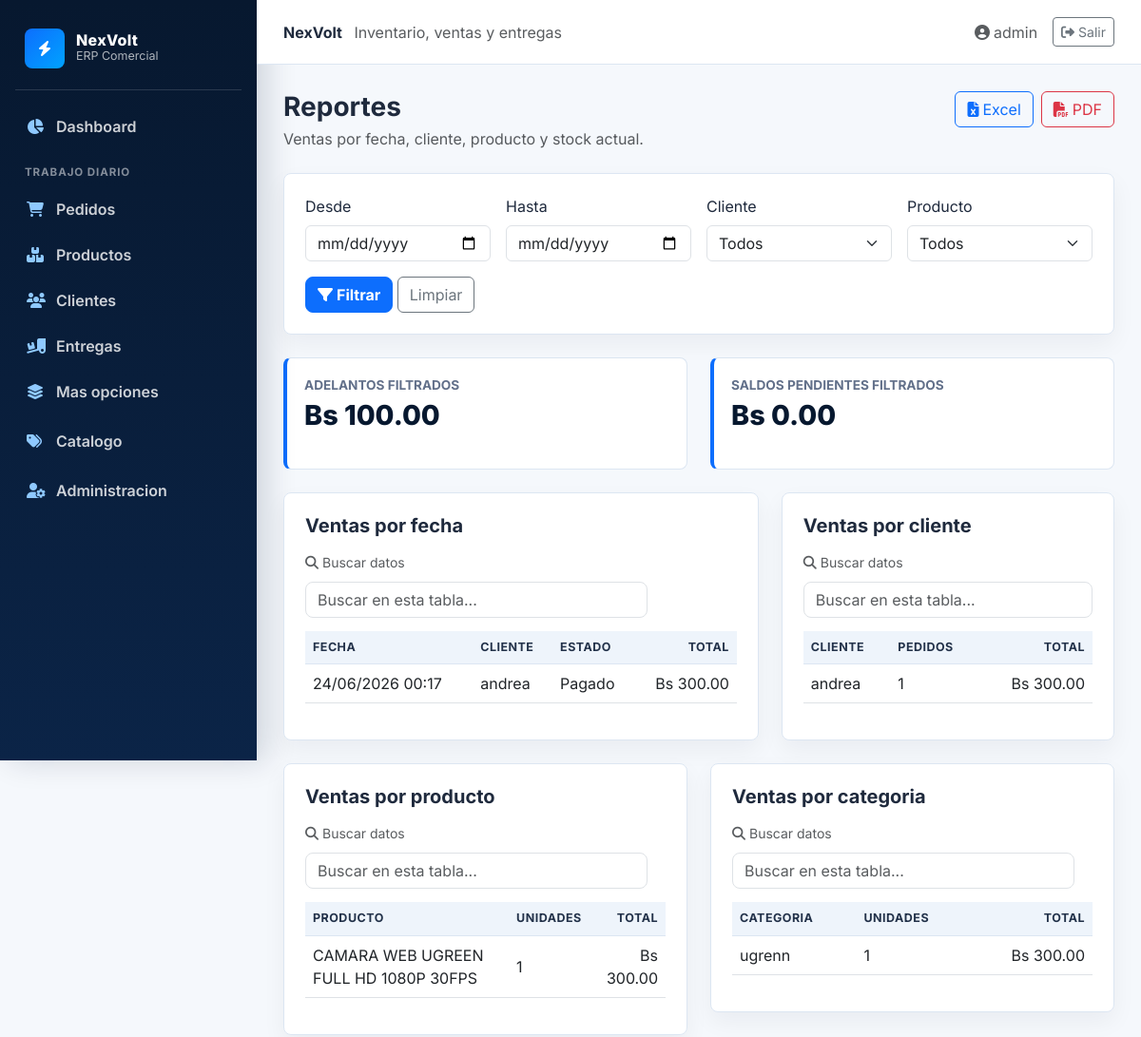
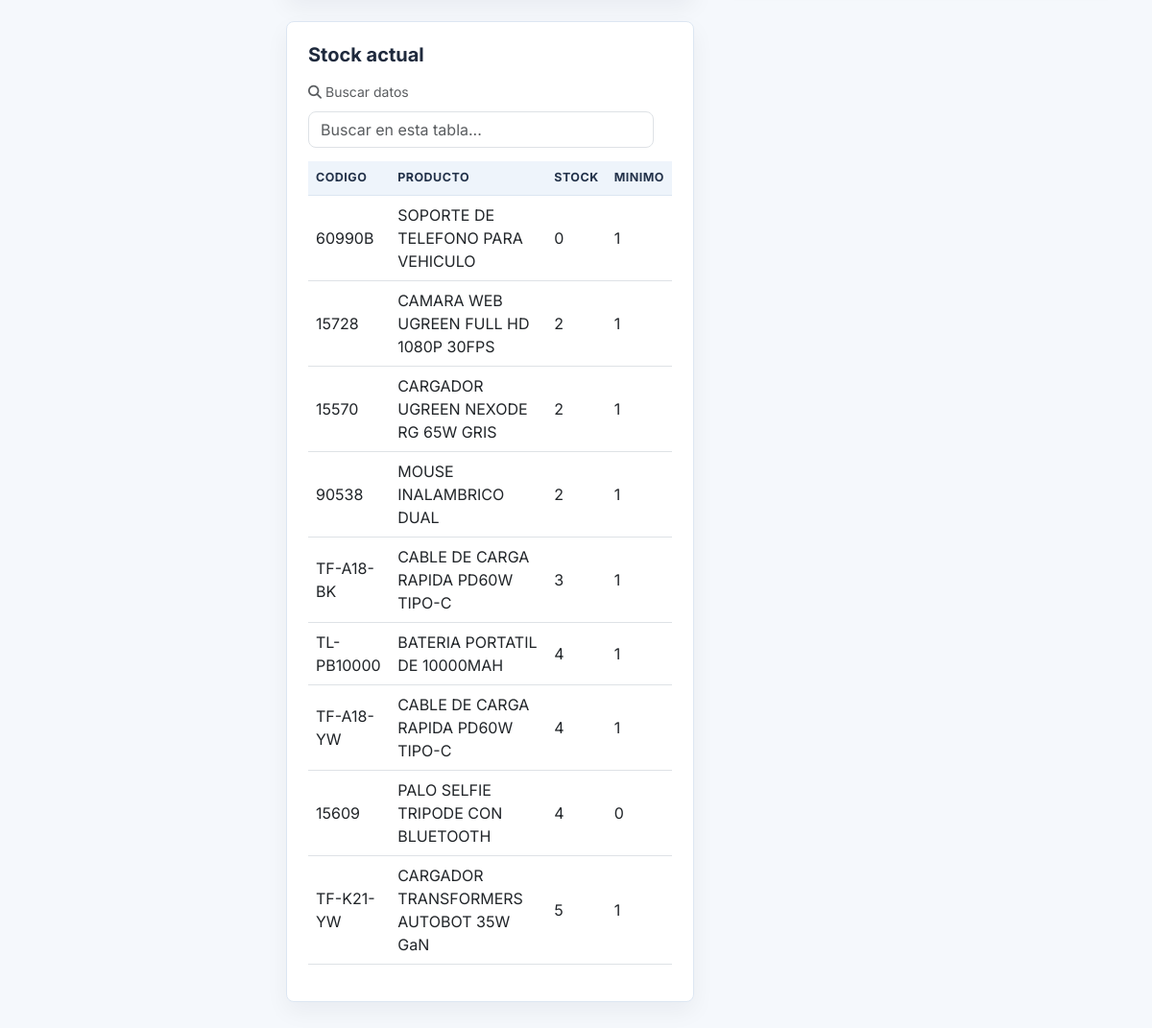
Screenshot of /reportes/ (signed in) with the database file from the repository (2 pictures, top to bottom).
### blueprintapp/usuarios/models.py (models this page shows, shortened)
class User(db.Model, UserMixin):
    __tablename__ = "usuarios"
    id = db.Column(db.Integer, primary_key=True)
    username = db.Column(db.String(80), unique=True, nullable=False)
    password_hash = db.Column(db.String(128), nullable=False)
    rol_id = db.Column(db.Integer, db.ForeignKey("roles.id"))
    rol = db.relationship("Role", backref="usuarios")

### blueprintapp/pedidos/models.py (models this page shows, shortened)
class Pedido(db.Model):
    __tablename__ = "pedidos"
    id = db.Column(db.Integer, primary_key=True)
    fecha = db.Column(db.DateTime, default=lambda: datetime.now(timezone.utc), nullable=False)
    cliente_id = db.Column(db.Integer, db.ForeignKey("clientes.id"), nullable=False)
    usuario_id = db.Column(db.Integer, db.ForeignKey("usuarios.id"), nullable=False)
    estado = db.Column(db.String(30), nullable=False, default="Reservado")
    descuento = db.Column(db.Float, default=0.0)
    adelanto = db.Column(db.Float, default=0.0)
    saldo_pendiente = db.Column(db.Float, default=0.0)
    total = db.Column(db.Float, nullable=False, default=0.0)
    observaciones = db.Column(db.Text)
    detalles = db.relationship(
        "DetallePedido", backref="pedido", lazy=True, cascade="all, delete-orphan"
    )
    pagos = db.relationship("Pago", backref="pedido", lazy=True, cascade="all, delete-orphan")
    entregas = db.relationship("Entrega", backref="pedido", lazy=True, cascade="all, delete-orphan")
    envios = db.relationship("Envio", backref="pedido", lazy=True, cascade="all, delete-orphan")

### blueprintapp/clientes/models.py (models this page shows, shortened)
class Cliente(db.Model):
    __tablename__ = "clientes"
    id = db.Column(db.Integer, primary_key=True)
    nombre_completo = db.Column(db.String(120))
    telefono = db.Column(db.String(30), nullable=False)
    ciudad = db.Column(db.String(80))
    direccion = db.Column(db.String(200))
    referencia = db.Column(db.String(200))
    tipo_cliente = db.Column(db.String(50))
    fecha_registro = db.Column(db.DateTime, default=datetime.utcnow, nullable=False)
    observaciones = db.Column(db.Text)
    email = db.Column(db.String(100))
    pedidos = db.relationship("Pedido", backref="cliente", lazy=True)

### blueprintapp/productos/models.py (models this page shows, shortened)
class Producto(db.Model):
    __tablename__ = "productos"
    id = db.Column(db.Integer, primary_key=True)
    codigo_interno = db.Column(db.String(50), unique=True, nullable=False)
    nombre = db.Column(db.String(120), nullable=False)
    marca = db.Column(db.String(80))
    descripcion = db.Column(db.Text)
    categoria_id = db.Column(db.Integer, db.ForeignKey("categorias.id"), nullable=False)
    proveedor_id = db.Column(db.Integer, db.ForeignKey("proveedores.id"), nullable=False)
    precio = db.Column(db.Float, nullable=False, default=0.0)
    precio_compra = db.Column(db.Float, nullable=False, default=0.0)
    precio_normal = db.Column(db.Float, nullable=False, default=0.0)
    precio_live = db.Column(db.Float, nullable=False, default=0.0)
    stock_actual = db.Column(db.Integer, default=0, nullable=False)
    stock_minimo = db.Column(db.Integer, default=0, nullable=False)
    imagen = db.Column(db.String(200))
    estado = db.Column(db.String(30), nullable=False, default="Activo")
    detalles = db.relationship("DetallePedido", back_populates="producto")
    compras = db.relationship("CompraStock", back_populates="producto", lazy=True)

### blueprintapp/categorias/models.py (models this page shows, shortened)
class Categoria(db.Model):
    __tablename__ = "categorias"
    id = db.Column(db.Integer, primary_key=True)
    nombre = db.Column(db.String(100), nullable=False)
    productos = db.relationship("Producto", backref="categoria", lazy=True)

### blueprintapp/reportes/routes.py (the view)
@bp_reporte.route("/")
@login_required
def index():
    datos = _datos_reportes()
    return render_template(
        "reporte/index.html",
        **datos,
        clientes=Cliente.query.order_by(Cliente.nombre_completo).all(),
        productos=Producto.query.order_by(Producto.nombre).all(),
    )

### blueprintapp/reportes/routes.py (called while the page is built)
def _parse_date(value, fallback=None):
    if not value:
        return fallback
    try:
        return datetime.strptime(value, "%Y-%m-%d").date()
    except ValueError:
        return fallback

def _filtros():
    return {
        "fecha_inicio": request.args.get("fecha_inicio", ""),
        "fecha_fin": request.args.get("fecha_fin", ""),
        "cliente_id": request.args.get("cliente_id", type=int),
        "producto_id": request.args.get("producto_id", type=int),
    }

### blueprintapp/reportes/templates/reporte/index.html (shortened to what this page needs)
{% extends "base.html" %}
{% block content %}
<div class="d-flex justify-content-between align-items-start mb-4">
    <div>
        <h1 class="h3 fw-bold mb-1">Reportes</h1>
        <p class="text-muted mb-0">Ventas por fecha, cliente, producto y stock actual.</p>
    </div>
    <div class="d-flex gap-2">
        <a class="btn btn-outline-primary" href="{{ url_for('bp_reporte.export_excel', **request.args) }}"><i class="fas fa-file-excel me-1"></i>Excel</a>
        <a class="btn btn-outline-danger" href="{{ url_for('bp_reporte.export_pdf', **request.args) }}"><i class="fas fa-file-pdf me-1"></i>PDF</a>
    </div>
</div>
<div class="page-card mb-4">
    <form class="row g-3" method="GET">
        <div class="col-md-3">
            <label class="form-label">Desde</label>
            <input type="date" name="fecha_inicio" value="{{ filtros.fecha_inicio }}" class="form-control">
        </div>
        <div class="col-md-3">
            <label class="form-label">Hasta</label>
            <input type="date" name="fecha_fin" value="{{ filtros.fecha_fin }}" class="form-control">
        </div>
        <div class="col-md-3">
            <label class="form-label">Cliente</label>
            <select name="cliente_id" class="form-select">
                <option value="">Todos</option>
            </select>
        </div>
        <div class="col-md-3">
            <label class="form-label">Producto</label>
            <select name="producto_id" class="form-select">
                <option value="">Todos</option>
            </select>
        </div>
        <div class="col-12">
            <button class="btn btn-primary"><i class="fas fa-filter me-1"></i>Filtrar</button>
            <a href="{{ url_for('bp_reporte.index') }}" class="btn btn-outline-secondary">Limpiar</a>
        </div>
    </form>
</div>
<div class="row g-4">
    <div class="col-md-6">
        <div class="metric-card"><div class="label">Adelantos filtrados</div><div class="value">Bs {{ "%.2f"|format(adelantos) }}</div></div>
    </div>
    <div class="col-md-6">
        <div class="metric-card"><div class="label">Saldos pendientes filtrados</div><div class="value">Bs {{ "%.2f"|format(saldos) }}</div></div>
    </div>
    <div class="col-lg-7">
        <div class="page-card">
            <h2 class="h5 fw-bold mb-3">Ventas por fecha</h2>
            <div class="table-responsive">
                <table class="table table-hover">
                    <thead><tr><th>Fecha</th><th>Cliente</th><th>Estado</th><th class="text-end">Total</th></tr></thead>
                    <tbody>
                        {% for venta in ventas %}
                        <tr>
                            <td>{{ venta.fecha.strftime('%d/%m/%Y %H:%M') }}</td>
                            <td>{{ venta.cliente.nombre_completo if venta.cliente else '---' }}</td>
                            <td>{{ venta.estado }}</td>
                            <td class="text-end">Bs {{ "%.2f"|format(venta.total) }}</td>
                        </tr>
                        {% else %}
                        <tr><td colspan="4" class="text-center text-muted py-3">Sin ventas para estos filtros.</td></tr>
                        {% endfor %}
                    </tbody>
                </table>
            </div>
        </div>
    </div>
    <div class="col-lg-5">
        <div class="page-card">
            <h2 class="h5 fw-bold mb-3">Ventas por cliente</h2>
            <div class="table-responsive">
                <table class="table table-hover">
                    <thead><tr><th>Cliente</th><th>Pedidos</th><th class="text-end">Total</th></tr></thead>
                    <tbody>
                        {% for nombre, pedidos, total in ventas_por_cliente %}
                        <tr><td>{{ nombre }}</td><td>{{ pedidos }}</td><td class="text-end">Bs {{ "%.2f"|format(total) }}</td></tr>
                        {% else %}
                        <tr><td colspan="3" class="text-center text-muted py-3">Sin datos.</td></tr>
                        {% endfor %}
                    </tbody>
                </table>
            </div>
        </div>
    </div>
    <div class="col-lg-6">
        <div class="page-card">
            <h2 class="h5 fw-bold mb-3">Ventas por producto</h2>
            <div class="table-responsive">
                <table class="table table-hover">
                    <thead><tr><th>Producto</th><th>Unidades</th><th class="text-end">Total</th></tr></thead>
                    <tbody>
                        {% for nombre, unidades, total in ventas_por_producto %}
                        <tr><td>{{ nombre }}</td><td>{{ unidades }}</td><td class="text-end">Bs {{ "%.2f"|format(total) }}</td></tr>
                        {% else %}
                        <tr><td colspan="3" class="text-center text-muted py-3">Sin datos.</td></tr>
                        {% endfor %}
                    </tbody>
                </table>
            </div>
        </div>
    </div>
    <div class="col-lg-6">
        <div class="page-card">
            <h2 class="h5 fw-bold mb-3">Ventas por categoria</h2>
            <div class="table-responsive">
                <table class="table table-hover">
                    <thead><tr><th>Categoria</th><th>Unidades</th><th class="text-end">Total</th></tr></thead>
                    <tbody>
                        {% for nombre, unidades, total in ventas_por_categoria %}
                        <tr><td>{{ nombre }}</td><td>{{ unidades }}</td><td class="text-end">Bs {{ "%.2f"|format(total) }}</td></tr>
                        {% else %}
                        <tr><td colspan="3" class="text-center text-muted py-3">Sin datos.</td></tr>
                        {% endfor %}
                    </tbody>
                </table>
            </div>
        </div>
    </div>
    <div class="col-lg-6">
        <div class="page-card">
            <h2 class="h5 fw-bold mb-3">Stock actual</h2>
            <div class="table-responsive">
                <table class="table table-hover">
                    <thead><tr><th>Codigo</th><th>Producto</th><th>Stock</th><th>Minimo</th></tr></thead>
                    <tbody>
                        {% for producto in stock_actual %}
                        <tr>
                            <td>{{ producto.codigo_interno }}</td>
                            <td>{{ producto.nombre }}</td>
                            <td>{{ producto.stock_actual }}</td>
                            <td>{{ producto.stock_minimo }}</td>
                        </tr>
                        {% else %}
                        <tr><td colspan="4" class="text-center text-muted py-3">Sin productos.</td></tr>
                        {% endfor %}
                    </tbody>
                </table>
            </div>
        </div>
    </div>
</div>
{% endblock %}

### blueprintapp/templates/base.html (shortened to what this page needs)
<!DOCTYPE html>
<html lang="es">
<head>
    <link href="https://cdn.jsdelivr.net/npm/bootstrap@5.3.0/dist/css/bootstrap.min.css" rel="stylesheet">
    <link href="https://cdnjs.cloudflare.com/ajax/libs/font-awesome/6.4.0/css/all.min.css" rel="stylesheet">
</head>
<body>
    {% if current_user.is_authenticated %}
    <div class="erp-shell">
        {% include "components/navbar.html" %}
        <section class="erp-main">
            <header class="topbar">
                <div>
                    <strong>NexVolt</strong>
                    <span class="text-muted ms-2">Inventario, ventas y entregas</span>
                </div>
                <div class="d-flex align-items-center gap-3">
                    <a class="text-decoration-none text-muted" href="{{ url_for('bp_perfil.ver_perfil') }}">
                        <i class="fas fa-user-circle me-1"></i>{{ current_user.username }}
                    </a>
                    <a class="btn btn-sm btn-outline-secondary" href="{{ url_for('auth.logout') }}">
                        <i class="fas fa-right-from-bracket me-1"></i>Salir
                    </a>
                </div>
            </header>
            <main class="content-wrap">
    {% else %}
    {% include "components/messages.html" %}
    <main class="container py-5">
    {% endif %}
        {% block content %}{% endblock %}
    </main>
    {% if current_user.is_authenticated %}
        </section>
    </div>
    {% endif %}
</body>
</html>

### blueprintapp/templates/base.html (style rules this page uses)
:root { --navy: #07182f; --navy-2: #0b2447; --electric: #0d6efd; --electric-2: #00a3ff; --page: #f5f8fc; --line: #dce6f2; --text: #1f2a3d; }
body { min-height: 100vh; margin: 0; background: var(--page); color: var(--text); font-family: "Inter", sans-serif; }
.erp-shell { min-height: 100vh; display: flex; }
.erp-main { flex: 1; min-width: 0; display: flex; flex-direction: column; }
.topbar { height: 68px; background: #fff; border-bottom: 1px solid var(--line); display: flex; align-items: center; justify-content: space-between; padding: 0 28px; position: sticky; top: 0; z-index: 10; }
.content-wrap { padding: 28px; }
.page-card { background: #fff; border: 1px solid var(--line); border-radius: 8px; box-shadow: 0 10px 25px rgba(7, 24, 47, .05); padding: 22px; animation: riseIn .22s ease both; }
.metric-card { border: 1px solid var(--line); border-left: 4px solid var(--electric); border-radius: 8px; background: #fff; padding: 18px; min-height: 118px; transition: transform .16s ease, box-shadow .16s ease; }
.metric-card .value { font-size: 1.8rem; font-weight: 800; color: var(--navy); }
.metric-card .label { color: #62708a; font-weight: 700; font-size: .85rem; text-transform: uppercase; }
.btn-primary { background: var(--electric); border-color: var(--electric); border-radius: 8px; font-weight: 700; }
.table { vertical-align: middle; }
.table tbody tr { transition: background .12s ease; }
.table thead th { background: #eef4fb; color: #23324a; font-size: .78rem; text-transform: uppercase; letter-spacing: .04em; border-bottom: 1px solid var(--line); }

### rows the page displays
User: username "admin"
Pedido: fecha "24/06/2026 00:17", cliente "andrea", estado "Pagado", total "300.00"
Cliente: nombre_completo "andrea", pedidos "1", total "300.00"
Producto: nombre "CAMARA WEB UGREEN FULL HD 1080P 30FPS", unidades "1", total "300.00", codigo_interno "15728", stock_actual "2", stock_minimo "1"
Categoria: nombre "ugrenn", id "1", total "300.00"
Producto: codigo_interno "60990B", nombre "SOPORTE DE TELEFONO PARA VEHICULO", stock_actual "0", stock_minimo "1"
Producto: codigo_interno "15570", nombre "CARGADOR UGREEN NEXODE RG 65W GRIS", stock_actual "2", stock_minimo "1"
Producto: codigo_interno "90538", nombre "MOUSE INALAMBRICO DUAL", stock_actual "2", stock_minimo "1"
Producto: codigo_interno "TF-A18-BK", nombre "CABLE DE CARGA RAPIDA PD60W TIPO-C", stock_actual "3", stock_minimo "1"
Producto: codigo_interno "TL-PB10000", nombre "BATERIA PORTATIL DE 10000MAH", stock_actual "4", stock_minimo "1"
Producto: codigo_interno "TF-A18-YW", nombre "CABLE DE CARGA RAPIDA PD60W TIPO-C", stock_actual "4", stock_minimo "1"
Producto: codigo_interno "15609", nombre "PALO SELFIE TRIPODE CON BLUETOOTH", stock_actual "4", stock_minimo "0"
Producto: codigo_interno "TF-K21-YW", nombre "CARGADOR TRANSFORMERS AUTOBOT 35W GaN", stock_actual "5", stock_minimo "1"

### other values shown
{{ "%.2f"|format(adelantos) }} "100.00"
{{ "%.2f"|format(saldos) }} "0.00"
